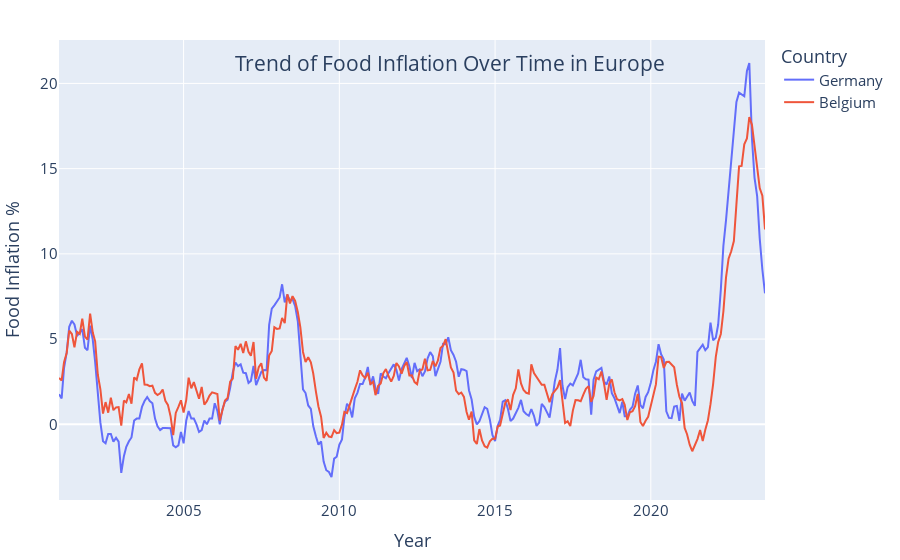

Notebook code cell kept with this figure:
### Markdown cell above
## Plotting Food Inflation Over Time in Europe

### Code cell
# plot inflation
all_food_inflation = data_manager_inflation.get_all_dataframes()
# Usage:
all_data = {}
for country_data in all_food_inflation:
    for country, df in country_data.items():
        all_data[country] = df

plot_lines(all_data, f'Trend of Food Inflation Over Time in Europe', 'Year', f'Food Inflation %')

### Figure 1 — Plotly figure (JSON) as saved in the notebook; plotly's stock layout.template omitted (floating-point values rounded to 4 significant figures; data arrays with more than 128 entries replaced by an {"elided": "..."} marker saying what was removed)
{"data": [{"mode": "lines", "name": "Germany", "type": "scatter", "x": {"elided": "273 str values"}, "y": {"elided": "273 float values"}}, {"mode": "lines", "name": "Belgium", "type": "scatter", "x": {"elided": "273 str values"}, "y": {"elided": "273 float values"}}], "layout": {"font": {"size": 15}, "legend": {"title": {"text": "Country"}}, "margin": {"b": 20, "l": 20, "r": 20, "t": 40}, "title": {"text": "Trend of Food Inflation Over Time in Europe", "x": 0.5, "xanchor": "center", "y": 0.9, "yanchor": "top"}, "xaxis": {"title": {"text": "Year"}}, "yaxis": {"title": {"text": "Food Inflation %"}}}}
